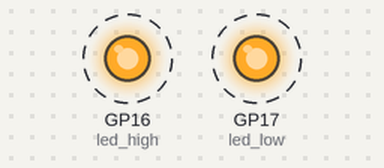
Recording of a program running on a simulated Raspberry Pi Pico running MicroPython. Shown: output pins drawn as LEDs (lit = HIGH). Dashed ring = blinking. What the program prints to the serial console is not drawn.

Above: at 0.15 s.
Timing chart, 0 to 4.6 s (numbered marks = the images above):
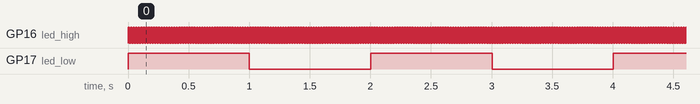

Measured:
- by itself, GP16 (led_high): alternates HIGH for 0.01 s and LOW for 0.01 s
- by itself, GP17 (led_low): alternates HIGH for 1.0 s and LOW for 1.0 s

The program:

S35_Task_Prioritzation.py
```python
# File: main.py
# Author: Armstrong Subero
# Platform: Raspberry Pi Pico (RP2040) with MicroPython
# Program: S35_Task_Prioritzation
# Interpreter: MicroPython (latest version)
# Program Version: 1.0
#
# Program Description: This program allows the Raspberry Pi Pico to
#                      demonstrate use of async and await simulate
#                      task prioritization
#
# Hardware Description: LEDs are connected via 1k resistors to GP16 and GP17
#
# Created: August 23rd, 2024, 11:59 AM
# Last Updated: August 23rd, 2024, 11:59 AM

import uasyncio as asyncio
from machine import Pin

# Define GPIO pins for LEDs
LED_HIGH_PRIORITY = 16
LED_LOW_PRIORITY = 17

# Set up the LEDs as output pins
led_high = Pin(LED_HIGH_PRIORITY, Pin.OUT)
led_low = Pin(LED_LOW_PRIORITY, Pin.OUT)

async def high_priority_task():
    while True:
        led_high.toggle()
        print("High-priority task: LED 1 toggled")
        await asyncio.sleep(0.01)  # Very short sleep to yield often

async def low_priority_task():
    while True:
        led_low.toggle()
        print("Low-priority task: LED 2 toggled")
        # Manually yield control more often but execute less frequently
        for _ in range(10):  # Yield control 10 times before actually running the task
            await asyncio.sleep(0)
        await asyncio.sleep(1)  # Sleep longer between executions

async def main():
    # Run both tasks concurrently
    await asyncio.gather(high_priority_task(), low_priority_task())

# Run the main function
asyncio.run(main())
```
